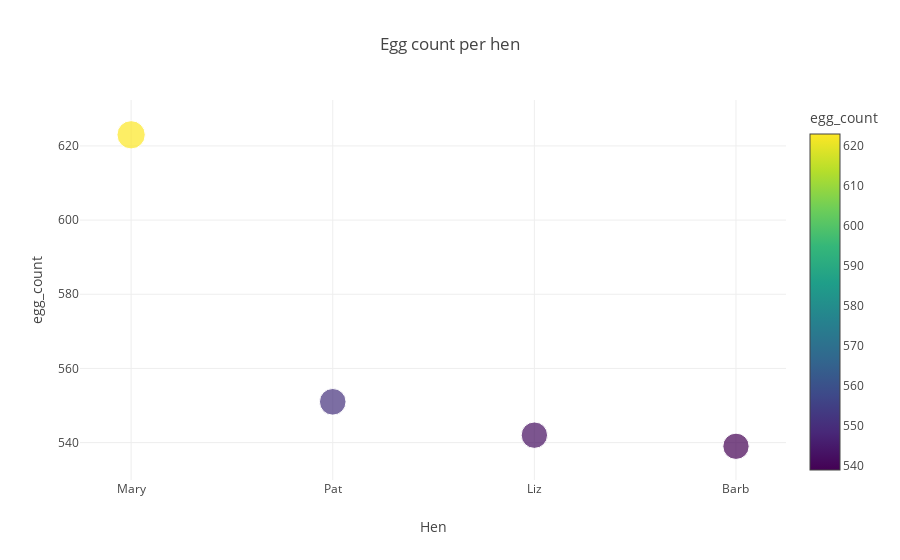

This figure's notebook cell:
### Code cell
#Plot Sensor Execution Counts per hour
fig = px.scatter(ev_df, x='Hen', y='egg_count', 
              template = 'none',
              color = 'egg_count',
              size = 'egg_count',
            title=f"Egg count per hen")
pio.write_html(fig,  f'totaleggs.html')
fig.show()

### Figure 1 — Plotly figure (JSON) as saved in the notebook; plotly's stock layout.template omitted (floating-point values rounded to 4 significant figures)
{"data": [{"hovertemplate": "Hen=%{x}<br>egg_count=%{marker.color}<extra></extra>", "legendgroup": "", "marker": {"color": [623, 551, 542, 539], "coloraxis": "coloraxis", "size": [623, 551, 542, 539], "sizemode": "area", "sizeref": 1.558, "symbol": "circle"}, "mode": "markers", "name": "", "orientation": "v", "showlegend": false, "type": "scatter", "x": ["Mary", "Pat", "Liz", "Barb"], "xaxis": "x", "y": [623, 551, 542, 539], "yaxis": "y"}], "layout": {"autosize": true, "coloraxis": {"colorbar": {"title": {"text": "egg_count"}}, "colorscale": [[0, "#440154"], [0.1111, "#482878"], [0.2222, "#3e4989"], [0.3333, "#31688e"], [0.4444, "#26828e"], [0.5556, "#1f9e89"], [0.6667, "#35b779"], [0.7778, "#6ece58"], [0.8889, "#b5de2b"], [1, "#fde725"]]}, "legend": {"itemsizing": "constant", "tracegroupgap": 0}, "title": {"text": "Egg count per hen"}, "xaxis": {"anchor": "y", "autorange": true, "domain": [0, 1], "range": [-0.2334, 3.229], "title": {"text": "Hen"}, "type": "category"}, "yaxis": {"anchor": "x", "autorange": true, "domain": [0, 1], "range": [523.9, 638.9], "title": {"text": "egg_count"}, "type": "linear"}}}
